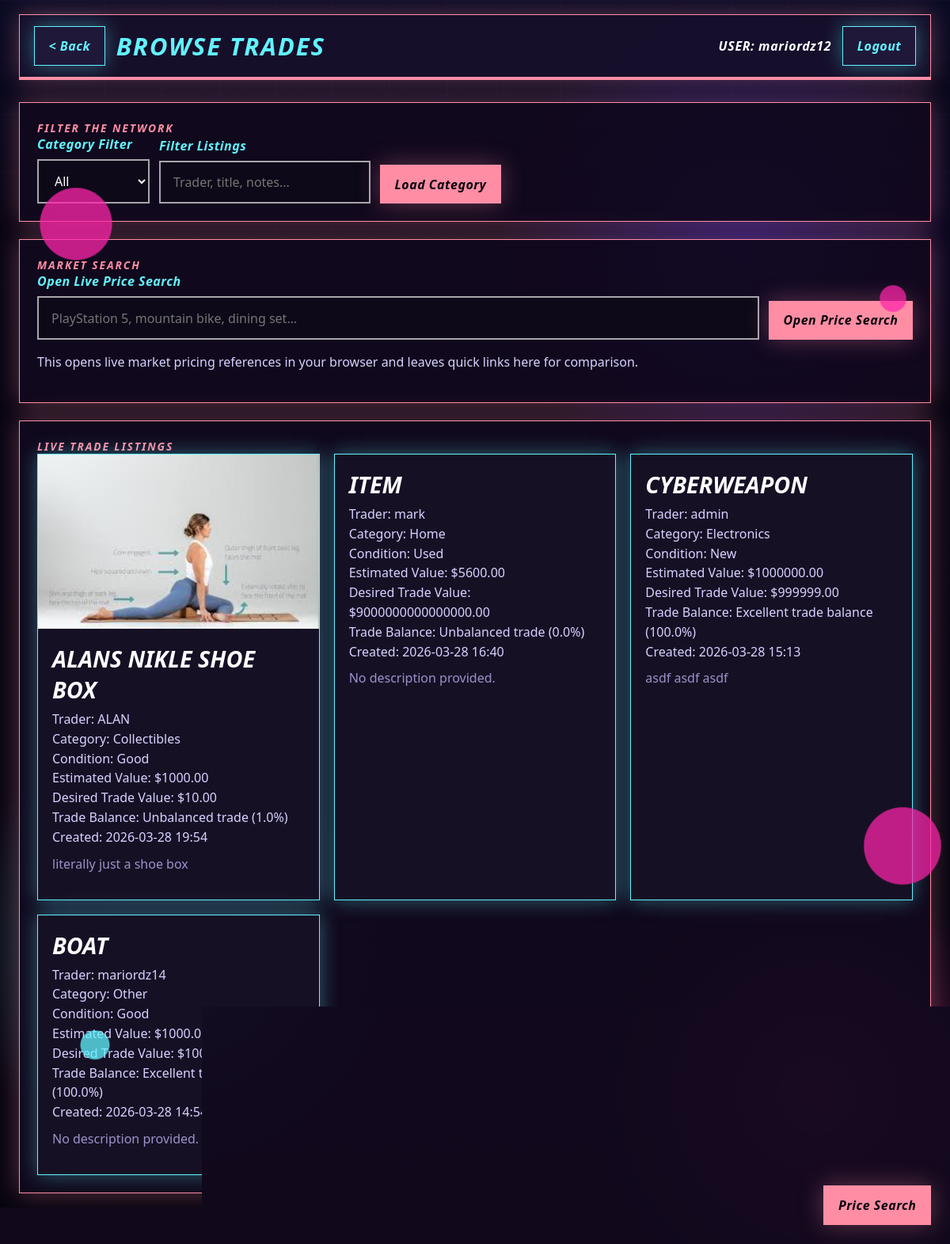
Screenshot of /browse (signed in) with the database file from the repository.
### tables this page shows
CREATE TABLE items (
            id INTEGER PRIMARY KEY AUTOINCREMENT,
            user_id INTEGER NOT NULL,
            title TEXT NOT NULL,
            category TEXT NOT NULL,
            condition TEXT NOT NULL,
            description TEXT,
            estimated_value REAL NOT NULL,
            desired_trade_value REAL NOT NULL,
            photo_path TEXT,
            created_at TEXT NOT NULL, status TEXT NOT NULL DEFAULT 'active',
            FOREIGN KEY(user_id) REFERENCES users(id)
        );

CREATE TABLE users (
            id INTEGER PRIMARY KEY AUTOINCREMENT,
            username TEXT UNIQUE NOT NULL,
            password TEXT NOT NULL,
            created_at TEXT NOT NULL
        );

### web_app.py (the view, shortened to what this page needs)
@app.route("/browse")
@login_required
def browse():
    category = request.args.get("category", "All").strip() or "All"
    search_term = request.args.get("q", "").strip()
    market_term = request.args.get("market_q", "").strip()
    items = get_other_items_by_category(current_user_id(), category)
    market_links = web_price_links(market_term) if market_term else []
    return render_template(
        "browse.html",
        selected_category=category,
        search_term=search_term,
        market_term=market_term,
        market_links=market_links,
        listings=decorate_listing_rows(items),
    )

### main.py (called while the page is built, shortened)
def get_db_connection() -> sqlite3.Connection:
    conn = sqlite3.connect(DB_NAME, timeout=10)
    conn.execute("PRAGMA journal_mode=WAL")
    return conn

def get_other_items_by_category(user_id: int, category: str) -> list[tuple]:
    conn = get_db_connection()
    cur = conn.cursor()
    if category == "All":
        cur.execute(
            """
            SELECT i.id, i.user_id, u.username, i.title, i.category, i.condition,
                   i.description, i.estimated_value, i.desired_trade_value,
                   i.photo_path, i.created_at, i.status
            FROM items i
            JOIN users u ON i.user_id = u.id
            WHERE i.user_id != ?
              AND i.status = 'active'
            ORDER BY i.id DESC
            """,
            (user_id,),
        )
    rows = cur.fetchall()
    conn.close()
    return rows

def fairness_score(my_value: float, target_value: float) -> tuple[str, float]:
    if my_value <= 0 or target_value <= 0:
        return "Unknown", 0.0
    ratio = min(my_value, target_value) / max(my_value, target_value)
    score = round(ratio * 100, 1)
    if score >= 90:
        label = "Excellent trade balance"
    elif score >= 75:
        label = "Good trade balance"
    elif score >= 60:
        label = "Possible trade gap"
    else:
        label = "Unbalanced trade"
    return label, score

def format_timestamp(timestamp_text: str) -> str:
    return timestamp_text[:16].replace("T", " ")

### web_app.py (called while the page is built, shortened)
def current_user_id() -> int | None:
    user_id = session.get("user_id")
    return int(user_id) if user_id is not None else None

def current_username() -> str:
    return session.get("username", "")

def login_required(view_func):
    @wraps(view_func)
    def wrapped_view(*args, **kwargs):
        if current_user_id() is None:
            return redirect(url_for("auth"))
        return view_func(*args, **kwargs)
    return wrapped_view

def photo_url(photo_path: str) -> str | None:
    if not photo_path:
        return None
    normalized = photo_path.replace("\\", "/")
    uploads_prefix = f"{UPLOADS_DIR}/"
    if normalized.startswith(uploads_prefix):
        return url_for("uploaded_file", filename=normalized[len(uploads_prefix):])

@app.context_processor
def inject_shell_context():
    return {
        "shell_username": current_username(),
        "photo_url": photo_url,
    }

### templates/browse.html (shortened to what this page needs)
{% extends "base.html" %}
{% set topbar_title = "BROWSE TRADES" %}
{% set back_endpoint = "hub" %}
{% block content %}
<section class="browse-layout" style="margin-top: 28px;">
    <section class="panel">
        <div class="section-label">Filter The Network</div>
        <div class="browse-toolbar">
            <form method="get" class="browse-toolbar">
                <div class="field">
                    <label for="category">Category Filter</label>
                    <select id="category" name="category">
                        {% for option in ["All", "Electronics", "Clothing", "Collectibles", "Home", "Tools", "Gaming", "Other"] %}
                            <option value="{{ option }}" {% if option == selected_category %}selected{% endif %}>{{ option }}</option>
                        {% endfor %}
                    </select>
                </div>
                <div class="field">
                    <label for="q">Filter Listings</label>
                    <input id="q" name="q" value="{{ search_term }}" placeholder="Trader, title, notes...">
                </div>
                <div class="button-row">
                    <button class="action-btn" type="submit">Load Category</button>
                </div>
            </form>
        </div>
    </section>
    <section class="panel">
        <div class="section-label">Market Search</div>
        <form method="get" class="market-toolbar">
            <div class="field" style="flex: 1 1 320px;">
                <label for="market_q">Open Live Price Search</label>
                <input id="market_q" name="market_q" value="{{ market_term }}" placeholder="PlayStation 5, mountain bike, dining set...">
            </div>
            <div class="button-row">
                <button class="action-btn" type="submit">Open Price Search</button>
            </div>
        </form>
        <p class="muted-copy">This opens live market pricing references in your browser and leaves quick links here for comparison.</p>
    </section>
    <section class="list-panel">
        <div class="section-label">Live Trade Listings</div>
        {% if listings %}
            <div class="listings-grid">
                {% for listing in listings %}
                    <article class="listing-card">
                        {% if listing.photo_url %}
                            <img src="{{ listing.photo_url }}" alt="{{ listing.title }}">
                        {% endif %}
                        <div class="listing-content">
                            <h2 class="listing-title">{{ listing.title }}</h2>
                            <div class="listing-meta">
                                <div>Trader: {{ listing.owner_username }}</div>
                                <div>Category: {{ listing.category }}</div>
                                <div>Condition: {{ listing.condition }}</div>
                                <div>Estimated Value: ${{ '%.2f'|format(listing.estimated_value) }}</div>
                                <div>Desired Trade Value: ${{ '%.2f'|format(listing.desired_trade_value) }}</div>
                                <div>Trade Balance: {{ listing.balance_label }} ({{ listing.balance_score }}%)</div>
                                <div>Created: {{ listing.created_at }}</div>
                            </div>
                            <p class="listing-note">{{ listing.description }}</p>
                        </div>
                    </article>
                {% endfor %}
            </div>
        {% else %}
            <div class="empty-state">No trade posts found for this category yet. Try another category or search term.</div>
        {% endif %}
    </section>
</section>
{% endblock %}

### static/site.css (style rules this page uses)
:root { --bg-main: #07040f; --bg-panel: rgba(18, 9, 31, 0.9); --bg-card: rgba(23, 17, 38, 0.92); --bg-input: rgba(13, 10, 24, 0.94); --bg-edge: rgba(32, 24, 58, 0.96); --cyan: #61f3ff; --pink: #ff8ea5; --purple: #b05cff; --green: #8affb6; --white: #ffffff; --soft: #d8d2ff; --muted: #9b93c8; --danger: #ff7298; --shadow-cyan: 0 0 24px rgba(97, 243, 255, 0.38); --shadow-pink: 0 0 30px rgba(255, 142, 165, 0.34); --shell-width: 1360px; }
* { box-sizing: border-box; }
html, body { margin: 0; min-height: 100%; }
body { font-family: "Bahnschrift", "Segoe UI", sans-serif; background: radial-gradient(circle at 18% 76%, rgba(97, 243, 255, 0.28), transparent 18%), radial-gradient(circle at 78% 20%, rgba(60, 35, 255, 0.32), transparent 20%), radial-gradient(circle at 86% 88%, rgba(255, 50, 158, 0.34), transparent 16%), linear-gradient(180deg, #0a0b24 0%, #090513 18%, #07040f 100%); color: var(--white); overflow-x: hidden; }
body::before, body::after { content: ""; position: fixed; inset: 0; pointer-events: none; }
body::before { background: linear-gradient(rgba(74, 31, 102, 0.45) 1px, transparent 1px) top center / 100% 72px, linear-gradient(90deg, rgba(74, 31, 102, 0.38) 1px, transparent 1px) top center / 72px 100%; mask: linear-gradient(to bottom, rgba(255,255,255,0.28), transparent 48%); }
body::after { background: radial-gradient(circle at 8% 18%, rgba(255, 36, 170, 0.75) 0 2.8rem, transparent 2.9rem), radial-gradient(circle at 94% 24%, rgba(255, 36, 170, 0.72) 0 1rem, transparent 1.1rem), radial-gradient(circle at 95% 68%, rgba(255, 36, 170, 0.72) 0 3rem, transparent 3.1rem), radial-gradient(circle at 10% 84%, rgba(97, 243, 255, 0.75) 0 1.1rem, transparent 1.2rem); }
.nav-btn, .action-btn, .ghost-btn, .danger-btn, .mini-btn { border: 1px solid transparent; background: var(--bg-edge); color: var(--white); padding: 0.8rem 1.1rem; font: inherit; font-weight: 700; font-style: italic; letter-spacing: 0.03em; cursor: pointer; transition: transform 0.15s ease, box-shadow 0.15s ease, background 0.15s ease; }
.action-btn { border-color: var(--pink); color: var(--bg-main); background: var(--pink); box-shadow: var(--shadow-pink); }
.panel, .agreement-panel, .form-panel, .list-panel, .thread-panel, .auth-panel { background: var(--bg-panel); border: 1px solid var(--pink); box-shadow: var(--shadow-pink); }
.panel, .agreement-panel, .form-panel, .list-panel, .thread-panel, .auth-panel { padding: 22px; }
.section-label { color: var(--pink); font-size: 0.86rem; font-style: italic; font-weight: 700; letter-spacing: 0.14em; text-transform: uppercase; }
.agreement-copy, .muted-copy { color: var(--soft); line-height: 1.55; }
.field { display: flex; flex-direction: column; gap: 8px; }
label { color: var(--cyan); font-style: italic; font-weight: 700; letter-spacing: 0.03em; }
input, select, textarea { width: 100%; border: 2px solid rgba(255, 255, 255, 0.64); background: var(--bg-input); color: var(--white); padding: 0.9rem 1rem; font: inherit; }
.button-row { display: flex; gap: 12px; flex-wrap: wrap; }
.browse-layout, .inbox-layout { display: grid; gap: 22px; }
.browse-toolbar, .market-toolbar { display: flex; gap: 12px; flex-wrap: wrap; align-items: end; }
.listings-grid { display: grid; grid-template-columns: repeat(auto-fit, minmax(290px, 1fr)); gap: 18px; }
.listing-card { background: var(--bg-card); border: 1px solid var(--cyan); box-shadow: var(--shadow-cyan); overflow: hidden; }
.listing-card img { width: 100%; height: 220px; object-fit: cover; display: block; }
.listing-content { padding: 18px; }
.listing-title { font-size: 1.8rem; font-style: italic; font-weight: 800; text-transform: uppercase; margin: 0 0 6px; }
.listing-meta, .thread-meta { color: var(--soft); line-height: 1.55; }
.listing-note { margin-top: 10px; color: var(--muted); }

### rows the page displays
items: title "ALANS NIKLE SHOE BOX", owner_username "ALAN", category "Collectibles", condition "Good", estimated_value "1000.00", desired_trade_value "10.00", balance_label "Unbalanced trade", balance_score "1.0", created_at "2026-03-28 19:54", description "literally just a shoe box"
items: title "ITEM", owner_username "mark", category "Home", condition "Used", estimated_value "5600.00", desired_trade_value "9000000000000000.00", balance_label "Unbalanced trade", balance_score "0.0", created_at "2026-03-28 16:40", description "No description provided."
items: title "CYBERWEAPON", owner_username "admin", category "Electronics", condition "New", estimated_value "1000000.00", desired_trade_value "999999.00", balance_label "Excellent trade balance", balance_score "100.0", created_at "2026-03-28 15:13", description "asdf asdf asdf"
items: title "BOAT", owner_username "mariordz14", category "Other", condition "Good", estimated_value "1000.00", desired_trade_value "1000.00", balance_label "Excellent trade balance", balance_score "100.0", created_at "2026-03-28 14:54", description "No description provided."

### other values shown
{{ topbar_title or "CYBER XCHANGE" }} "BROWSE TRADES"
{{ shell_username }} "mariordz12"
form field category "All"
